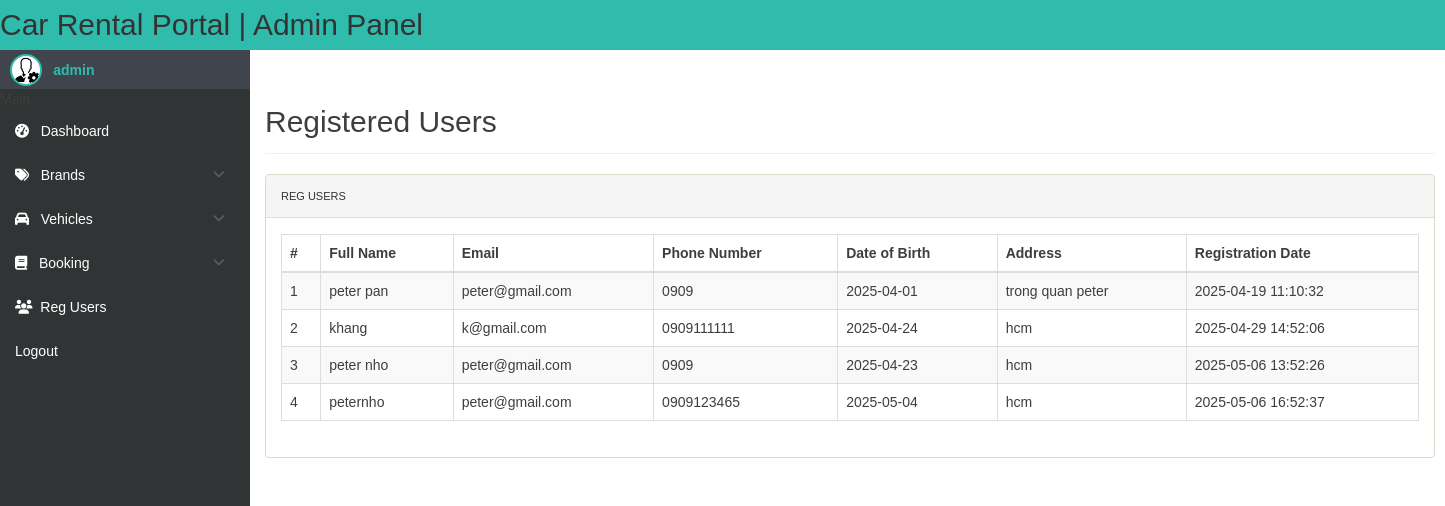
The page /admin/registered_users.php (signed in) on the database as committed earlier.
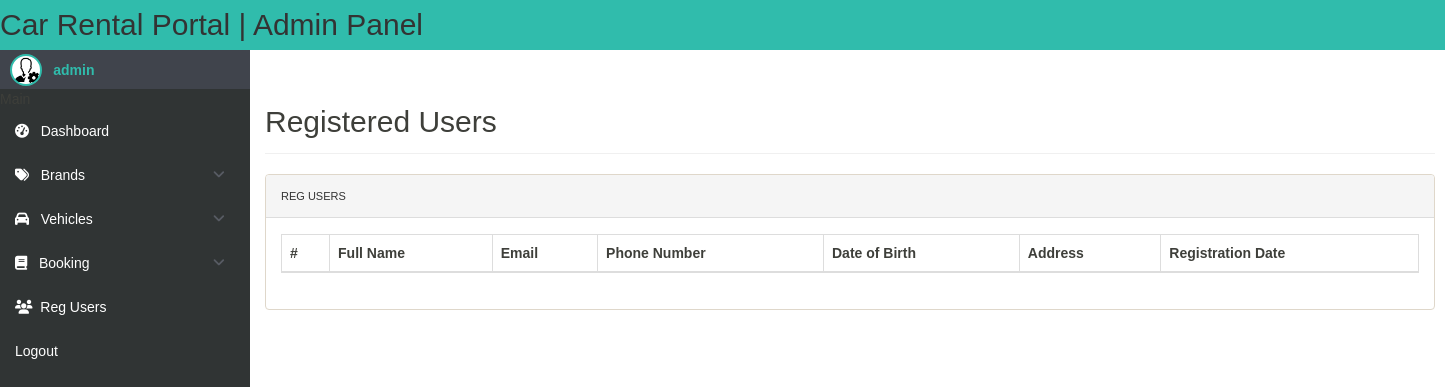
The same page on the database as committed later.
### tables this page shows
CREATE TABLE `users` (
  `Id` int(11) NOT NULL,
  `FullName` varchar(100) NOT NULL,
  `Email` varchar(100) NOT NULL,
  `Password` char(255) NOT NULL,
  `PhoneNumber` varchar(50) NOT NULL,
  `DateOfBirth` date NOT NULL,
  `Address` varchar(100) NOT NULL,
  `RegDate` datetime NOT NULL DEFAULT current_timestamp(),
  `UpdateDate` datetime NOT NULL DEFAULT current_timestamp() ON UPDATE current_timestamp()
);

### admin/registered_users.php (the view, shortened to what the changed rows need)
<?php
include 'db.php';
$sql = "SELECT * FROM users";
$result = mysqli_query($conn,$sql);
?>
<!DOCTYPE html>
<html lang="en">
<head>
    <link rel="stylesheet" href="https://cdnjs.cloudflare.com/ajax/libs/font-awesome/6.5.0/css/all.min.css">
    <link rel="stylesheet" href="https://maxcdn.bootstrapcdn.com/bootstrap/3.4.1/css/bootstrap.min.css">
    <link rel="stylesheet" href="dashboard.css">
</head>
<body>
    <div class="head">
        <h2>Car Rental Portal | Admin Panel</h2>
    </div>
    <div class="main-content">
        <div class="content">
            <div class="container">
                <div class="row">
                    <div class="col-ml-12">
                        <h2 class="page-title">Registered Users</h2>
                        <div class="panel panel-default">
                            <div class="panel-body">
                                <div id="zctb_wrapper" class="dataTables_wrapper form-inline dt-bootstrap">
                                    <div class="row">
                                        <div class="col-sm-12">
                                            <table id="zctb" class="display table table-striped table-bordered table-hover dataTable" cellspacing="0" width="100%" role="grid" aria-describedby="zctb_info" style="width: 100%;">
                                                <thead>
                                                    <tr>
                                                        <th>#</th>
                                                        <th>Full Name</th>
                                                        <th>Email </th>
                                                        <th>Phone Number</th>
                                                        <th>Date of Birth</th>
                                                        <th>Address</th>
                                                        <th>Registration Date</th>
										            </tr>
                                                </thead>
                                                <tbody>
                                                    <?php
                                                    if ($result -> num_rows > 0) {
                                                        $i = 1;
                                                        while ($row = mysqli_fetch_assoc($result)) {
                                                            echo "<tr>
                                                                    <td>{$i}</td>
                                                                    <td>" . htmlspecialchars($row['FullName']) . "</td>
                                                                    <td>" . htmlspecialchars($row['Email']) . "</td>
                                                                    <td>" . htmlspecialchars($row['PhoneNumber']) . "</td>
                                                                    <td>" . htmlspecialchars($row['DateOfBirth']) . "</td>
                                                                    <td>" . htmlspecialchars($row['Address']) . "</td>
                                                                    <td>" . htmlspecialchars($row['RegDate']) . "</td>
                                                                </tr>";
                                                            $i++;
                                                        }
                                                    }
                                                    ?>
                                                </tbody>
                                            </table>
                                        </div>
                                    </div>
                                </div>
                            </div>
                        </div>
                    </div>
                </div>
            </div>
        </div>
    </div>
</body>
</html>

Rows that differ between the two databases and show on the page:
removed users: FullName "peter pan", Email "peter@gmail.com", PhoneNumber "0909", DateOfBirth "2025-04-01", Address "trong quan peter", RegDate "2025-04-19 11:10:32"
removed users: FullName "khang", Email "k@gmail.com", PhoneNumber "0909111111", DateOfBirth "2025-04-24", Address "hcm", RegDate "2025-04-29 14:52:06"
removed users: FullName "peter nho", Email "peter@gmail.com", PhoneNumber "0909", DateOfBirth "2025-04-23", Address "hcm", RegDate "2025-05-06 13:52:26"
removed users: FullName "peternho", Email "peter@gmail.com", PhoneNumber "0909123465", DateOfBirth "2025-05-04", Address "hcm", RegDate "2025-05-06 16:52:37"
